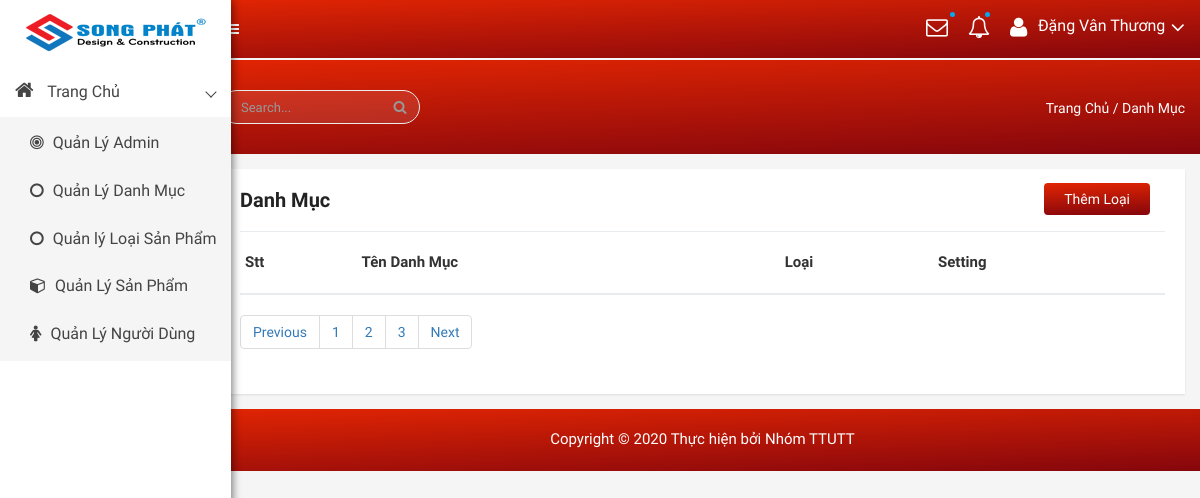
The app's page /admin/modules/type/index.php, older data.
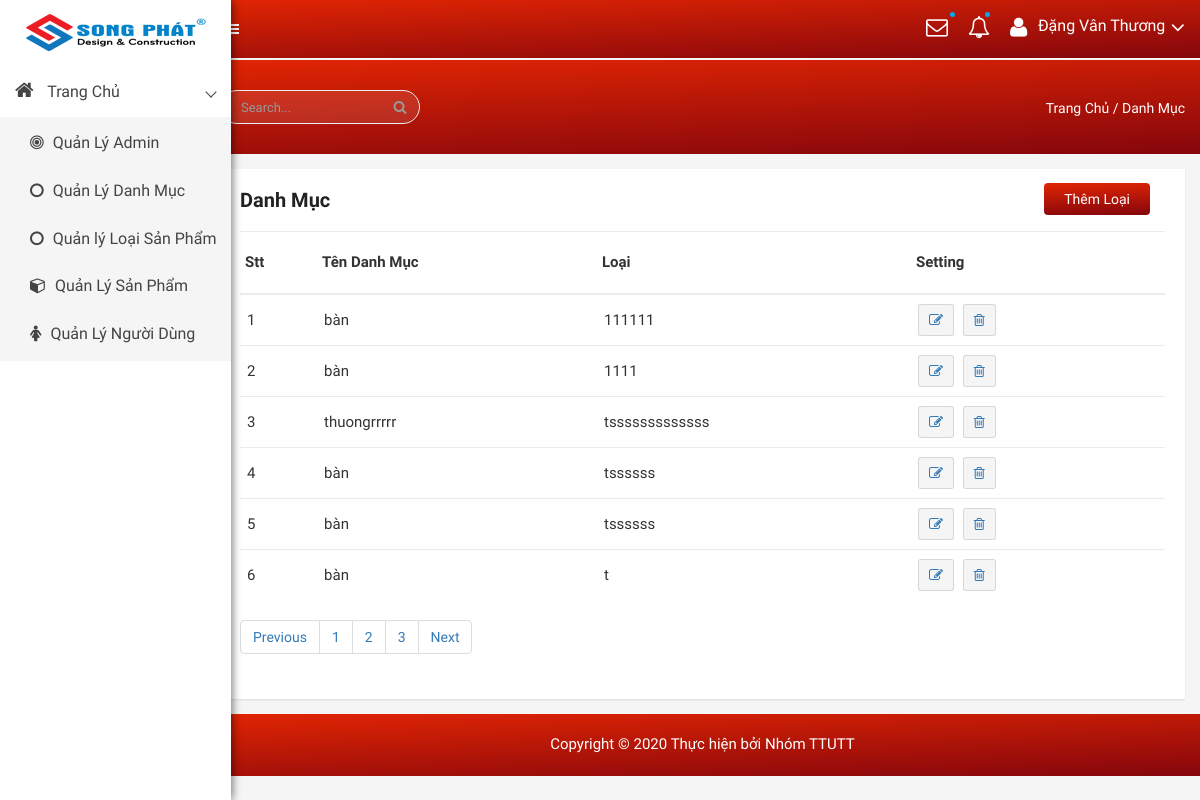
The same page, newer data.
### tables this page shows
CREATE TABLE `type` (
  `id` int(11) NOT NULL,
  `name` varchar(100) NOT NULL,
  `category` int(100) NOT NULL
);

CREATE TABLE `category` (
  `id` int(11) NOT NULL,
  `name` varchar(100) DEFAULT NULL,
  `slug` varchar(100) DEFAULT NULL,
  `images` varchar(100) DEFAULT NULL,
  `banner` varchar(100) DEFAULT NULL,
  `home` tinyint(100) DEFAULT 0,
  `status` tinyint(4) DEFAULT 0,
  `created_at` timestamp NOT NULL DEFAULT current_timestamp(),
  `updated` timestamp NOT NULL DEFAULT current_timestamp() ON UPDATE current_timestamp()
);

### libraries/Database.php (called while the page is built, shortened)
<?php
class DataProvider
{
	public static function ExecuteQuery($sql)
	{
		try{
			$connection = mysqli_connect("localhost","root","", "webnoithat");
			mysqli_query($connection, "set names 'utf8'");
			$result = mysqli_query($connection, $sql);
			return $result;
		}catch(Exception $ex)
		{
			return null;
		}
	}
}
?>

### admin/modules/type/index.php (the view, shortened to what this page needs)
<?php require_once __DIR__ . "/../../layouts/header.php" ?>
<div class="product-status mg-tb-15">
   <div class="container-fluid">
      <div class="row">
         <div class="col-lg-12 col-md-12 col-sm-12 col-xs-12">
            <div class="product-status-wrap">
               <h4>Danh Mục</h4>
               <div class="add-product">
                  <a href="add.php">Thêm Loại</a>
               </div>
               <table>
                  <tr>
                     <th>Stt</th>
                     <th>Tên Danh Mục</th>
                     <th>Loại</th>
                     <th>Setting</th>
                  </tr>
                  <?php
                  try {
                     $sql = "SELECT id, name, category FROM `type`";
                     $result = DataProvider::ExecuteQuery($sql);
                     $stt = 0;
                     while ($row = mysqli_fetch_array($result)) {
                        $sql1="SELECT name FROM `category` WHERE `id` = '{$row['category']}'";
                        $result1= DataProvider::ExecuteQuery($sql1);
                        $row1= mysqli_fetch_array($result1);
                        $stt++;
                        $chuoi = <<< EOD
                             <tr>
                             <td>$stt</td>
                             <td> {$row1['name']}</td>
                             <td> {$row['name']} </td>
                             <td>
                                 <a href="edit.php?id= {$row['id']} "> <button data-toggle="tooltip" title="Edit" class="pd-setting-ed"><i class="fa fa-pencil-square-o" aria-hidden="true"></i></button></a>
                                 <a href="delete.php?id= {$row['id']} "> <button data-toggle="tooltip" title="Trash" class="pd-setting-ed"><i class="fa fa-trash-o" aria-hidden="true"> </i> </button> </a>
                             </td>
                         </tr>
                         EOD;
                        echo $chuoi;
                     }
                  } catch (Exception $ex) {
                     echo "Không thể mở CSDL";
                  }
                  ?>
               </table>
               <div class="custom-pagination">
                  <nav aria-label="Page navigation example">
                     <ul class="pagination">
                        <li class="page-item"><a class="page-link" href="#">Previous</a></li>
                        <li class="page-item"><a class="page-link" href="#">1</a></li>
                        <li class="page-item"><a class="page-link" href="#">2</a></li>
                        <li class="page-item"><a class="page-link" href="#">3</a></li>
                        <li class="page-item"><a class="page-link" href="#">Next</a></li>
                     </ul>
                  </nav>
               </div>
            </div>
         </div>
      </div>
   </div>
</div>
<?php require_once __DIR__ . "/../../layouts/footer.php" ?>

Row changes from the older to the newer data that the page shows:
added type: category.name "bàn", name "111111"
added type: category.name "bàn", name "1111"
added type: category.name "thuongrrrrr", name "tsssssssssssss"
added type: category.name "bàn", name "tssssss"
added type: category.name "bàn", name "tssssss"
added type: category.name "bàn", name "t"
